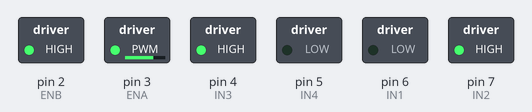
This sketch was run on a simulated Arduino Uno, built with avr-gcc and run on an emulated ATmega328P. Parts: switched loads named in the sketch (green lamp = pin HIGH). What the sketch prints to the serial monitor is not drawn.

Above: at 0.05 s.
At 8.5 s:
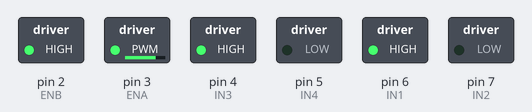
At 12.15 s:
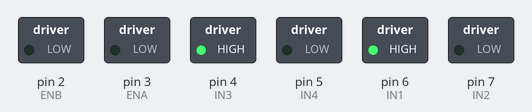
At 15.95 s:
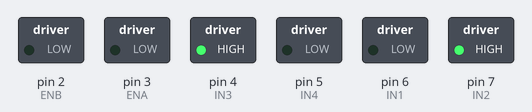
Timing chart, 0 to 18.4 s (numbered marks = the images above):
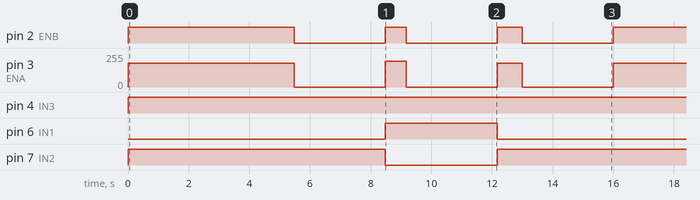

The sketch:

Dropoff_Code.ino
```cpp
#include <Servo.h>  // Used to control the gripper

//motor controls
//to control left motor direction and speed
const int IN1 = 6;
const int IN2 = 7;
const int ENA = 3;
//to control right motor direction and speed
const int IN3 = 4;
const int IN4 = 5;
const int ENB = 2;

//Servo parameters
Servo myServo;  // object of the servo library to control the gripper
double pos = 0.0; // used to store the position of the gripper

void setup() {
  // put your setup code here, to run once:
  Serial.begin(9600); // open the serial monitor at a rate of 9600bit/s
  Serial.println("Code starts");

  //myServo.attach(9);
  //pos = 0.0;
  //myServo.write(pos);

  pinMode(IN1,OUTPUT);
  pinMode(IN2,OUTPUT);
  pinMode(IN3,OUTPUT);
  pinMode(IN4,OUTPUT);
  pinMode(ENA, OUTPUT);
  pinMode(ENB, OUTPUT);

  //Motor Control
// digitalWrite(IN1, LOW);
// digitalWrite(IN2, HIGH);
// digitalWrite(IN3, HIGH);
// digitalWrite(IN4, LOW);
// analogWrite(ENA, 180);
// analogWrite(ENB, 185);

}

void loop() {
  // put your main code here, to run repeatedly:
  forward(5474);
  stopp();
  turn90Right(697);//697
  stopp();
  forward(825); //725
  stopp();
//  turn180(2000);
//  stopp();
//  reverse(999);
//  //stopp();
//  reverse(4999);
//  stopp();
//  delay(3000);
//  forward(5000);
//  stopp();
//
}


void forward(int dt){
 digitalWrite(IN1, LOW);
 digitalWrite(IN2, HIGH);
 digitalWrite(IN3, HIGH);
 digitalWrite(IN4, LOW);
 analogWrite(ENA, 180);
 analogWrite(ENB, 171);
 delay(dt);
}

void reverse(int dt){
 digitalWrite(IN1, HIGH);
 digitalWrite(IN2, LOW);
 digitalWrite(IN3, LOW);
 digitalWrite(IN4, HIGH);
 analogWrite(ENA, 180);
 analogWrite(ENB, 183);
 delay(dt);
}

void stopp(){
 analogWrite(ENA, 0);
 analogWrite(ENB, 0);
 delay(3000);
}

void turn90Right(int dt){
  analogWrite(ENA, 195);
  analogWrite(ENB, 200);
  digitalWrite(IN1,HIGH);
  digitalWrite(IN2,LOW);
  digitalWrite(IN3,HIGH);
  digitalWrite(IN4,LOW);
  delay(dt);
 }

 void turn180(int dt){
  analogWrite(ENA, 195);
  analogWrite(ENB, 0);
  delay(dt);
 }

void openGrip(int dt){
  pos = 0.0;
  myServo.write(pos);
  delay(dt);
}

void closeGrip(int dt){
  pos = 80;
  myServo.write(pos);
  delay(dt);
}
```

Measured:
- by itself, pin 2 (ENB): repeats every 16.0 s: LOW 3.0 s, HIGH 0.70 s, LOW 3.0 s, HIGH 0.83 s, LOW 3.0 s, HIGH 5.5 s
- by itself, pin 3 (ENA): repeats every 16.0 s: 0/255 3.0 s, 195/255 0.70 s, 0/255 3.0 s, 180/255 0.83 s, 0/255 3.0 s, 180/255 5.5 s
- by itself, pin 4 (IN3): LOW → HIGH at 0.00 s
- by itself, pin 6 (IN1): alternates HIGH for 3.7 s and LOW for 12.3 s
- by itself, pin 7 (IN2): repeats every 16.0 s: LOW 3.7 s, HIGH 12.3 s
